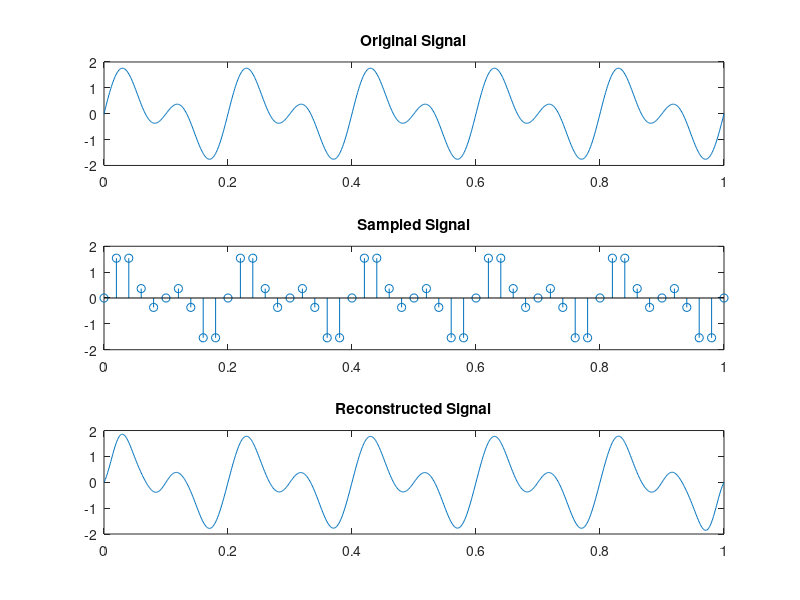

MATLAB code for this plot:
% Signal parameters
Fs = 1000;
t = 0:1/Fs:1;
x = sin(2*pi*5*t) + sin(2*pi*10*t);

% Sampling
Fs_sampled = 50;
t_sampled = 0:1/Fs_sampled:1;
x_sampled = sin(2*pi*5*t_sampled) + sin(2*pi*10*t_sampled);

% Sinc interpolation
t_interp = t;
x_interp = zeros(size(t_interp));
for k = 1:length(t_sampled)
    x_interp = x_interp + x_sampled(k) * sinc(Fs_sampled * (t_interp - t_sampled(k)));
end

% Plot
subplot(3,1,1); plot(t, x); title('Original Signal');
subplot(3,1,2); stem(t_sampled, x_sampled); title('Sampled Signal');
subplot(3,1,3); plot(t_interp, x_interp); title('Reconstructed Signal');
